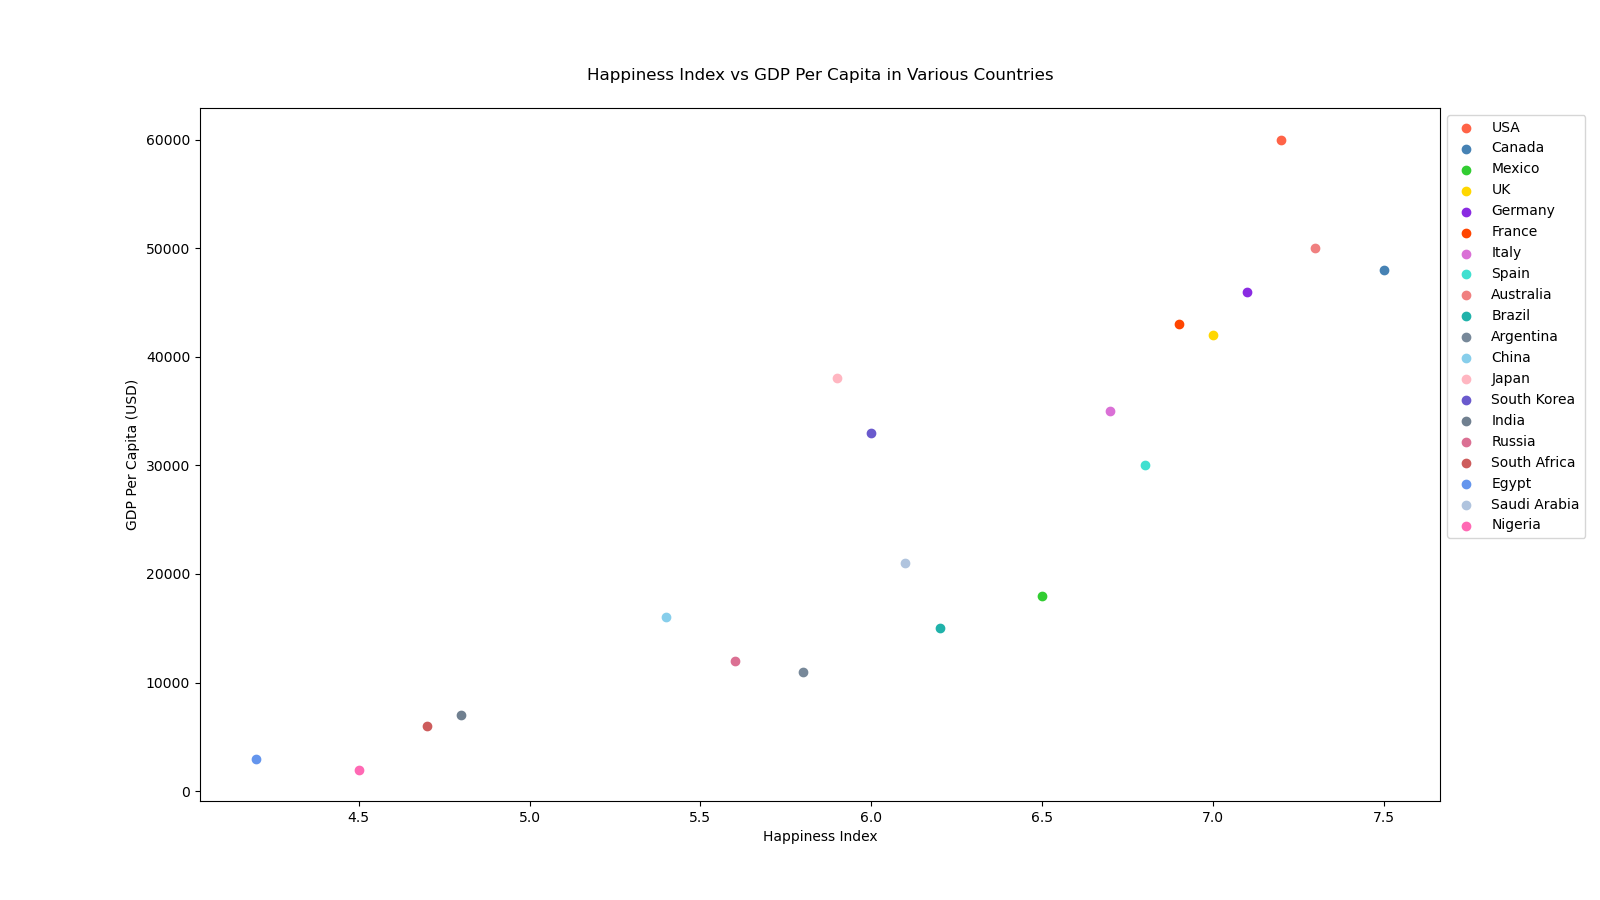

Write the Python code that produced this figure.

import matplotlib.pyplot as plt

country = ["USA", "Canada", "Mexico", "UK", "Germany", "France", "Italy", "Spain", "Australia", "Brazil", "Argentina", "China", "Japan", "South Korea", "India", "Russia", "South Africa", "Egypt", "Saudi Arabia", "Nigeria"]
happiness_index = [7.2, 7.5, 6.5, 7.0, 7.1, 6.9, 6.7, 6.8, 7.3, 6.2, 5.8, 5.4, 5.9, 6.0, 4.8, 5.6, 4.7, 4.2, 6.1, 4.5]
gdp_per_capita = [60000, 48000, 18000, 42000, 46000, 43000, 35000, 30000, 50000, 15000, 11000, 16000, 38000, 33000, 7000, 12000, 6000, 3000, 21000, 2000]
colors = ['#FF6347', '#4682B4', '#32CD32', '#FFD700', '#8A2BE2', '#FF4500', '#DA70D6', '#40E0D0', '#F08080', '#20B2AA', '#778899', '#87CEEB', '#FFB6C1', '#6A5ACD', '#708090', '#DB7093', '#CD5C5C', '#6495ED', '#B0C4DE', '#FF69B4']

plt.figure(figsize=(16, 9))

for i in range(len(country)):
    plt.scatter(happiness_index[i], gdp_per_capita[i], color=colors[i], label=country[i])

plt.title('Happiness Index vs GDP Per Capita in Various Countries', pad=20)
plt.xlabel('Happiness Index')
plt.ylabel('GDP Per Capita (USD)')
plt.legend(loc='upper left', bbox_to_anchor=(1, 1))

plt.show()
